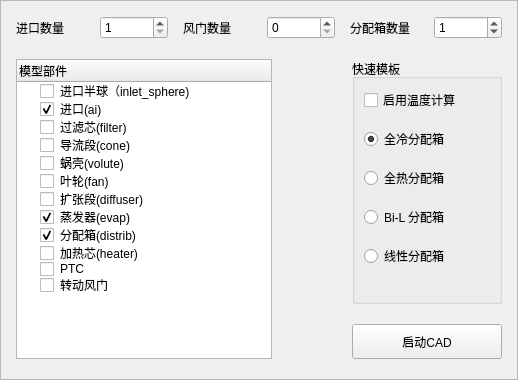
       <widget class="QFrame" name="mode_info_frame">
        <property name="frameShape">
         <enum>QFrame::StyledPanel</enum>
        </property>
        <property name="frameShadow">
         <enum>QFrame::Raised</enum>
        </property>
        <layout class="QGridLayout" name="gridLayout_3">
         <property name="leftMargin">
          <number>15</number>
         </property>
         <property name="topMargin">
          <number>15</number>
         </property>
         <property name="rightMargin">
          <number>15</number>
         </property>
         <property name="bottomMargin">
          <number>20</number>
         </property>
         <property name="horizontalSpacing">
          <number>80</number>
         </property>
         <property name="verticalSpacing">
          <number>20</number>
         </property>
         <item row="2" column="1">
          <widget class="QPushButton" name="finish_mode_info_btn">
           <property name="minimumSize">
            <size>
             <width>120</width>
             <height>35</height>
            </size>
           </property>
           <property name="text">
            <string>启动CAD</string>
           </property>
          </widget>
         </item>
         <item row="1" column="0" rowspan="2">
          <widget class="QTreeWidget" name="part_tree">
           <property name="sizePolicy">
            <sizepolicy hsizetype="Preferred" vsizetype="Expanding">
             <horstretch>2</horstretch>
             <verstretch>0</verstretch>
            </sizepolicy>
           </property>
           <property name="minimumSize">
            <size>
             <width>210</width>
             <height>300</height>
            </size>
           </property>
           <property name="maximumSize">
            <size>
             <width>280</width>
             <height>300</height>
            </size>
           </property>
           <column>
            <property name="text">
             <string>模型部件</string>
            </property>
           </column>
           <item>
            <property name="text">
             <string>进口半球（inlet_sphere)</string>
            </property>
            <property name="checkState">
             <enum>Unchecked</enum>
            </property>
           </item>
           <item>
            <property name="text">
             <string>进口(ai)</string>
            </property>
            <property name="checkState">
             <enum>Checked</enum>
            </property>
           </item>
           <item>
            <property name="text">
             <string>过滤芯(filter)</string>
            </property>
            <property name="checkState">
             <enum>Unchecked</enum>
            </property>
           </item>
           <item>
            <property name="text">
             <string>导流段(cone)</string>
            </property>
            <property name="checkState">
             <enum>Unchecked</enum>
            </property>
           </item>
           <item>
            <property name="text">
             <string>蜗壳(volute)</string>
            </property>
            <property name="checkState">
             <enum>Unchecked</enum>
            </property>
           </item>
           <item>
            <property name="text">
             <string>叶轮(fan)</string>
            </property>
            <property name="checkState">
             <enum>Unchecked</enum>
            </property>
           </item>
           <item>
            <property name="text">
             <string>扩张段(diffuser)</string>
            </property>
            <property name="checkState">
             <enum>Unchecked</enum>
            </property>
           </item>
           <item>
            <property name="text">
             <string>蒸发器(evap)</string>
            </property>
            <property name="checkState">
             <enum>Checked</enum>
            </property>
           </item>
           <item>
            <property name="text">
             <string>分配箱(distrib)</string>
            </property>
            <property name="checkState">
             <enum>Checked</enum>
            </property>
           </item>
           <item>
            <property name="text">
             <string>加热芯(heater)</string>
            </property>
            <property name="checkState">
             <enum>Unchecked</enum>
            </property>
           </item>
           <item>
            <property name="text">
             <string>PTC</string>
            </property>
            <property name="checkState">
             <enum>Unchecked</enum>
            </property>
           </item>
           <item>
            <property name="text">
             <string>转动风门</string>
            </property>
            <property name="checkState">
             <enum>Unchecked</enum>
            </property>
           </item>
          </widget>
         </item>
         <item row="0" column="0" colspan="2">
          <layout class="QHBoxLayout" name="part_number_hlayout">
           <property name="spacing">
            <number>15</number>
           </property>
           <item>
            <widget class="QLabel" name="label_inlet_number">
             <property name="text">
              <string>进口数量</string>
             </property>
             <property name="buddy">
              <cstring>inlet_number</cstring>
             </property>
            </widget>
           </item>
           <item>
            <widget class="QSpinBox" name="inlet_number">
             <property name="minimum">
              <number>1</number>
             </property>
            </widget>
           </item>
           <item>
            <widget class="QLabel" name="label_valve_number">
             <property name="text">
              <string>风门数量</string>
             </property>
             <property name="buddy">
              <cstring>valve_number</cstring>
             </property>
            </widget>
           </item>
           <item>
            <widget class="QSpinBox" name="valve_number">
             <property name="minimum">
              <number>0</number>
             </property>
             <property name="value">
              <number>0</number>
             </property>
            </widget>
           </item>
           <item>
            <widget class="QLabel" name="label_distrib_number">
             <property name="text">
              <string>分配箱数量</string>
             </property>
             <property name="buddy">
              <cstring>distrib_number</cstring>
             </property>
            </widget>
           </item>
           <item>
            <widget class="QSpinBox" name="distrib_number">
             <property name="value">
              <number>1</number>
             </property>
            </widget>
           </item>
          </layout>
         </item>
         <item row="1" column="1">
          <widget class="QGroupBox" name="quick_mode_box">
           <property name="sizePolicy">
            <sizepolicy hsizetype="Preferred" vsizetype="Preferred">
             <horstretch>1</horstretch>
             <verstretch>0</verstretch>
            </sizepolicy>
           </property>
           <property name="minimumSize">
            <size>
             <width>150</width>
             <height>220</height>
            </size>
           </property>
           <property name="maximumSize">
            <size>
             <width>200</width>
             <height>16777215</height>
            </size>
           </property>
           <property name="title">
            <string>快速模板</string>
           </property>
           <layout class="QVBoxLayout" name="verticalLayout_4">
            <property name="topMargin">
             <number>0</number>
            </property>
            <property name="bottomMargin">
             <number>20</number>
            </property>
            <item>
             <widget class="QCheckBox" name="energy_checkbox">
              <property name="text">
               <string>启用温度计算</string>
              </property>
             </widget>
            </item>
            <item>
             <widget class="QRadioButton" name="quick_distribfc_btn">
              <property name="text">
               <string>全冷分配箱</string>
              </property>
              <property name="checked">
               <bool>true</bool>
              </property>
             </widget>
            </item>
            <item>
             <widget class="QRadioButton" name="quick_distribfh_btn">
              <property name="text">
               <string>全热分配箱</string>
              </property>
             </widget>
            </item>
            <item>
             <widget class="QRadioButton" name="quick_distribbil_btn">
              <property name="text">
               <string>Bi-L 分配箱</string>
              </property>
             </widget>
            </item>
            <item>
             <widget class="QRadioButton" name="quick_distriblin_btn">
              <property name="text">
               <string>线性分配箱</string>
              </property>
             </widget>
            </item>
           </layout>
          </widget>
         </item>
        </layout>
       </widget>
